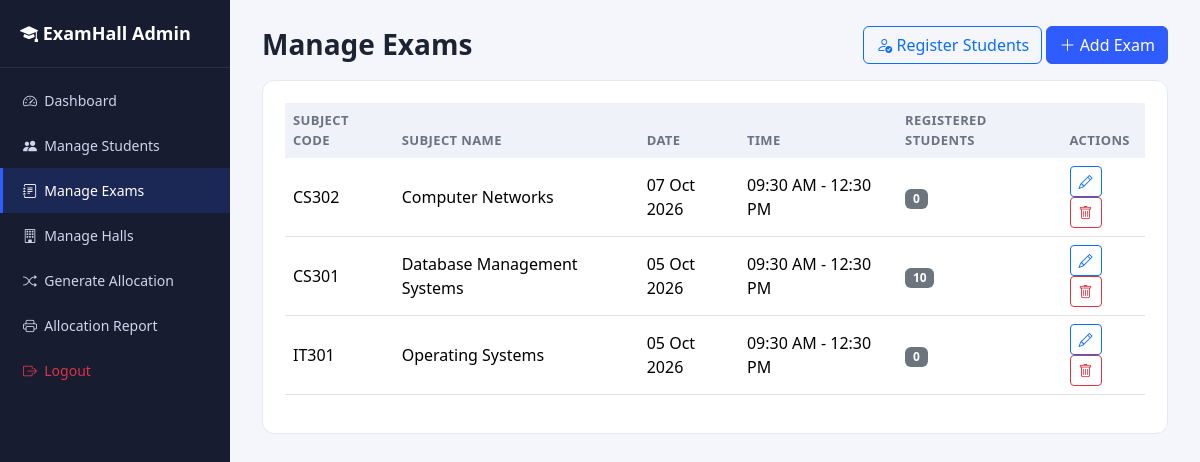
/admin/exams.php (signed in), run on the app's committed database.
### tables this page shows
CREATE TABLE exams (
  exam_id      INT AUTO_INCREMENT PRIMARY KEY,
  subject_code VARCHAR(20)  NOT NULL,
  subject_name VARCHAR(100) NOT NULL,
  exam_date    DATE NOT NULL,
  start_time   TIME NOT NULL,
  end_time     TIME NOT NULL,
  created_at   TIMESTAMP DEFAULT CURRENT_TIMESTAMP
);

### includes/functions.php (called while the page is built, shortened)
<?php
function h($value) {
    return htmlspecialchars($value ?? '', ENT_QUOTES, 'UTF-8');
}

### admin/exams.php (the view, shortened to what this page needs)
<?php
require_once __DIR__ . '/../includes/functions.php';
require_once __DIR__ . '/../config/db.php';
$exams = $pdo->query('
    SELECT e.*, COUNT(er.reg_id) AS registered_count
    FROM exams e
    LEFT JOIN exam_registrations er ON er.exam_id = e.exam_id
    GROUP BY e.exam_id
    ORDER BY e.exam_date DESC
')->fetchAll();
require __DIR__ . '/../includes/admin_header.php';
?>
<div class="d-flex justify-content-between align-items-center mb-3">
  <h3 class="page-title mb-0">Manage Exams</h3>
  <div class="no-print">
    <button class="btn btn-outline-primary" data-bs-toggle="modal" data-bs-target="#registerModal">
      <i class="bi bi-person-check"></i> Register Students
    </button>
    <button class="btn btn-primary" data-bs-toggle="modal" data-bs-target="#examModal" onclick="openAddModal()">
      <i class="bi bi-plus-lg"></i> Add Exam
    </button>
  </div>
</div>
<div class="panel">
  <div class="table-responsive">
    <table class="table align-middle">
      <thead>
        <tr>
          <th>Subject Code</th><th>Subject Name</th><th>Date</th><th>Time</th><th>Registered Students</th><th class="no-print">Actions</th>
        </tr>
      </thead>
      <tbody>
        <?php foreach ($exams as $e): ?>
          <tr>
            <td><?= h($e['subject_code']) ?></td>
            <td><?= h($e['subject_name']) ?></td>
            <td><?= h(date('d M Y', strtotime($e['exam_date']))) ?></td>
            <td><?= h(date('h:i A', strtotime($e['start_time']))) ?> - <?= h(date('h:i A', strtotime($e['end_time']))) ?></td>
            <td><span class="badge bg-secondary"><?= (int)$e['registered_count'] ?></span></td>
            <td class="no-print">
              <button class="btn btn-sm btn-outline-primary" onclick='openEditModal(<?= json_encode($e) ?>)'>
                <i class="bi bi-pencil"></i>
              </button>
              <a href="exam_delete.php?id=<?= (int)$e['exam_id'] ?>" class="btn btn-sm btn-outline-danger confirm-delete">
                <i class="bi bi-trash"></i>
              </a>
            </td>
          </tr>
        <?php endforeach; ?>
      </tbody>
    </table>
  </div>
</div>
<?php require __DIR__ . '/../includes/admin_footer.php'; ?>

### css/style.css (style rules this page uses)
:root { --primary: #2f5cff; --primary-dark: #1e3fc2; --bg: #f4f6fb; --card-bg: #ffffff; --text-dark: #1c2333; --text-muted: #6b7280; --border: #e5e8f0; --success: #1aa262; --danger: #e34747; }
* { box-sizing: border-box; }
body { background: var(--bg); color: var(--text-dark); font-family: 'Segoe UI', Roboto, Arial, sans-serif; }
.page-title { font-weight: 700; margin-bottom: 22px; }
.panel { background: var(--card-bg); border-radius: 12px; border: 1px solid var(--border); padding: 22px; margin-bottom: 24px; }
.table thead th { background: #f0f2fa; font-size: 13px; text-transform: uppercase; letter-spacing: .03em; color: var(--text-muted); border-bottom: none; }
.btn-primary { background: var(--primary); border-color: var(--primary); }

### data on the page
exams: subject_code "CS302", subject_name "Computer Networks", exam_date "07 Oct 2026", start_time "09:30 AM", end_time "12:30 PM", registered_count "0"
exams: subject_code "CS301", subject_name "Database Management Systems", exam_date "05 Oct 2026", start_time "09:30 AM", end_time "12:30 PM", registered_count "10"
exams: subject_code "IT301", subject_name "Operating Systems", exam_date "05 Oct 2026", start_time "09:30 AM", end_time "12:30 PM", registered_count "0"
